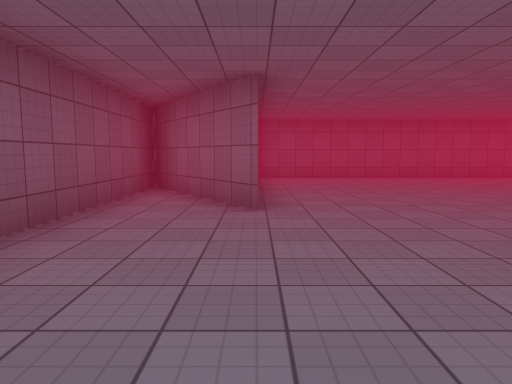
view 1 (above)

16 first-person views from a walk through a 3-D level made in the Unity game engine. The camera is 1.4 m above the floor, tilts 6° down and sees 70° across. The floor is counted in squares, 1.89 m on a side. Each view is taken from the middle of a square. On the plan, view 1 faces up. The plan holds only what a view shows up to about 11 squares ahead; the rest is blank. The place goes on beyond the plan. The player is left out. Some animated figures are left out. Surface patterns are stand-ins for the level's own textures.

view 2
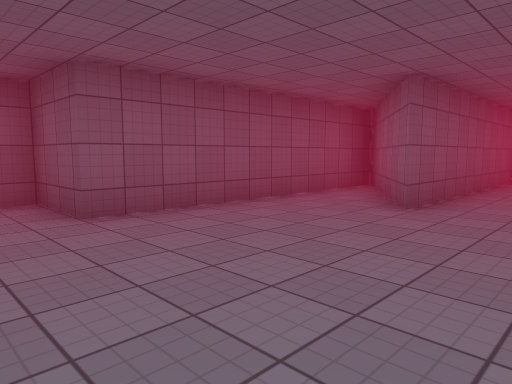

view 3
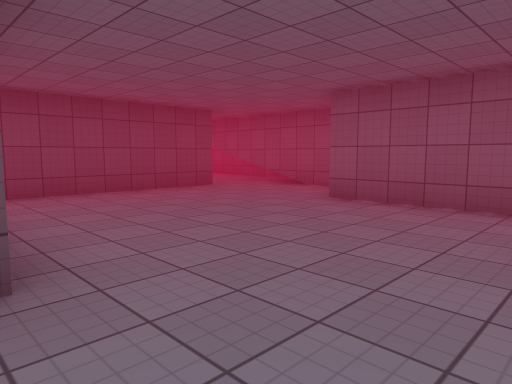

view 4
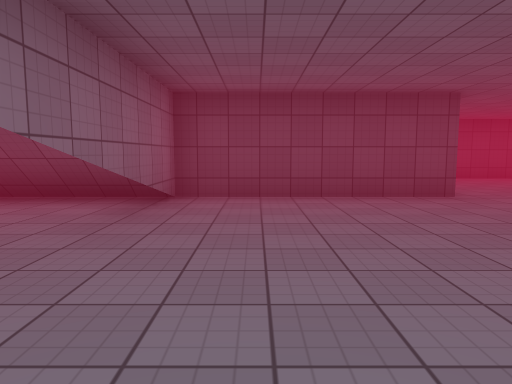

view 5
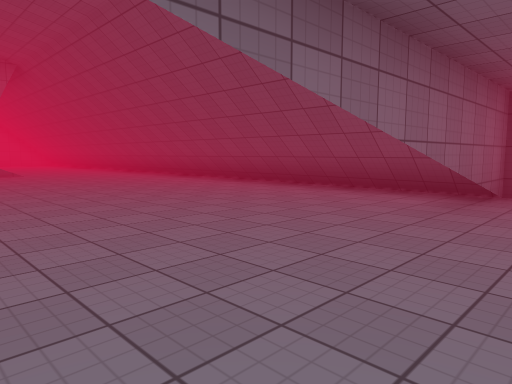

view 6
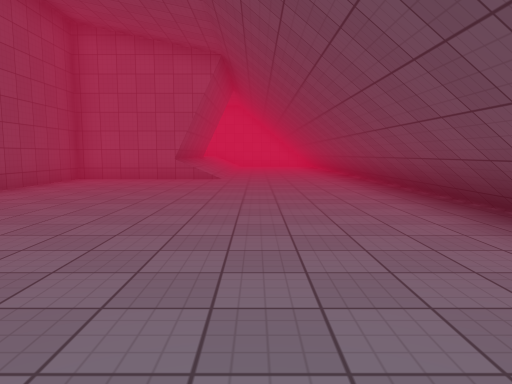

view 7
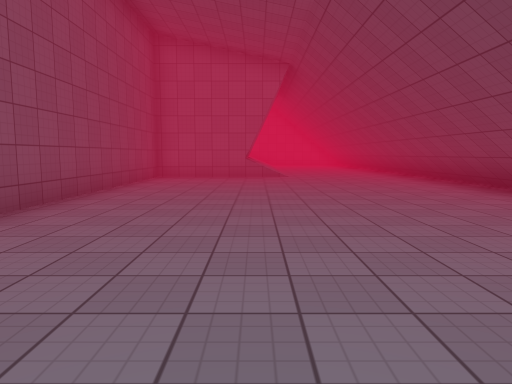

view 8
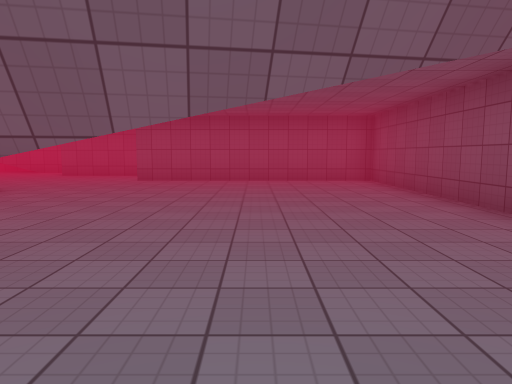

view 9
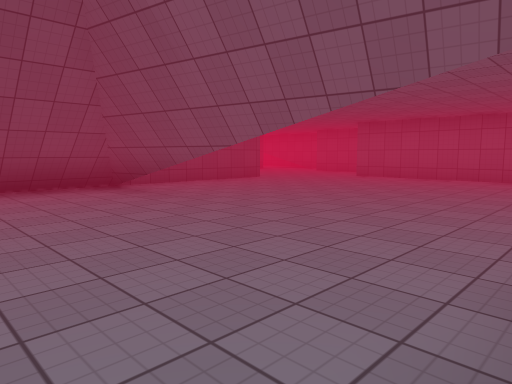

view 10
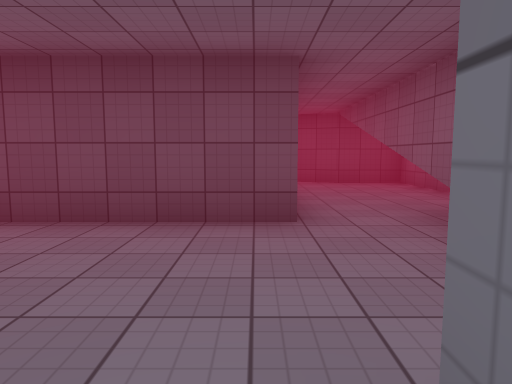

view 11
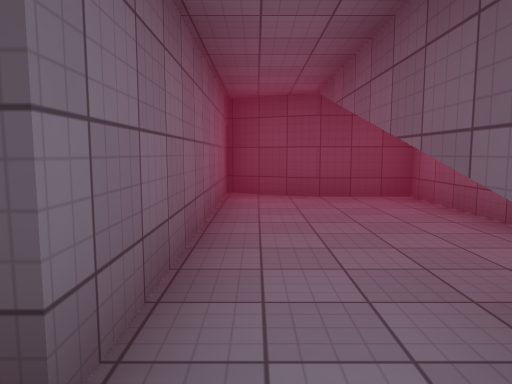

view 12
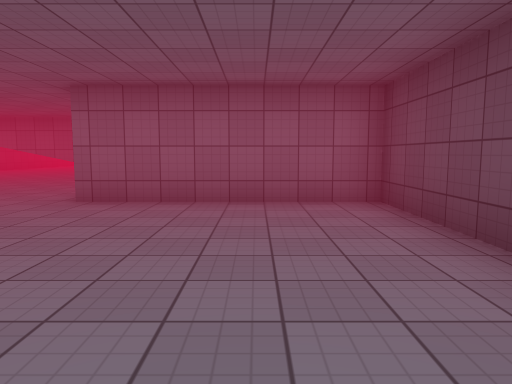

view 13
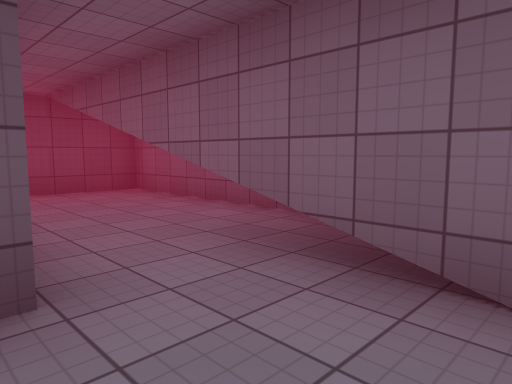

view 14
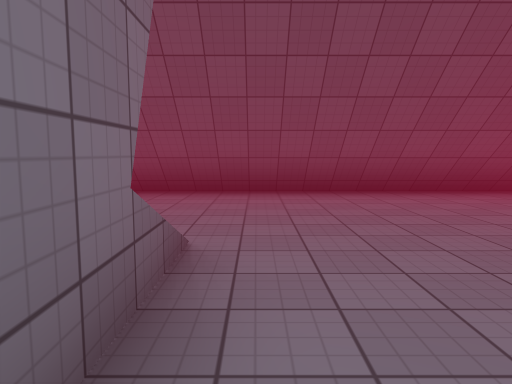

view 15
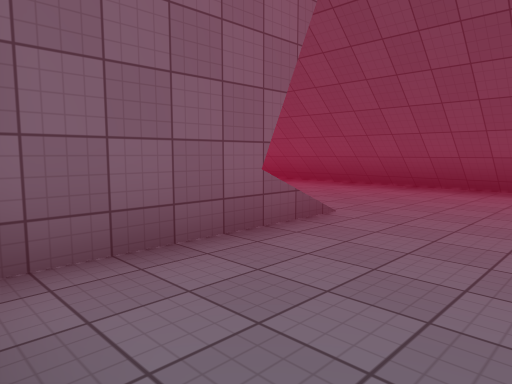

view 16
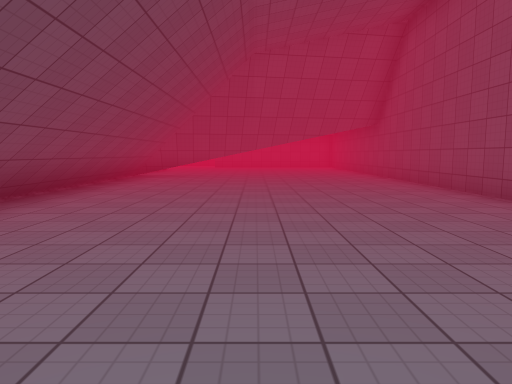

### Floor plan
Key: @ floor where view 1 was taken; # wall or solid block; . floor.
Columns run from 6 left of view 1 to 20 right of it. Each row starts with its distance up from view 1.
 11       #...................#
 10       #...................#
  9       #...................#
  8    ####...................#
  7    #.##......#.............
  6    #..#.......#............
  5    #..#.......#............
  4    #..........#............
  3    #..........#############
  2   ##.....######
  1   #......#
  0   #...@..#
 -1   #......#
 -2   #.######
 -3 ###.#
 -4 #...#
 -5 #...#
 -6 #...#
 -7 #...#
 -8 #####

Positions as (right, up) in squares from view 1, and headings:
1: (0, 0), facing up
2: (2, 0), facing up-left
3: (3, 5), facing down-left
4: (6, 9), facing down
5: (6, 10), facing down-right
6: (9, 6), facing right
7: (8, 8), facing right
8: (10, 8), facing left
9: (11, 11), facing down-left
10: (-2, 2), facing down
11: (-3, -1), facing down
12: (-3, 0), facing right
13: (-2, 0), facing down-left
14: (19, 10), facing down
15: (17, 11), facing down-right
16: (20, 7), facing left
